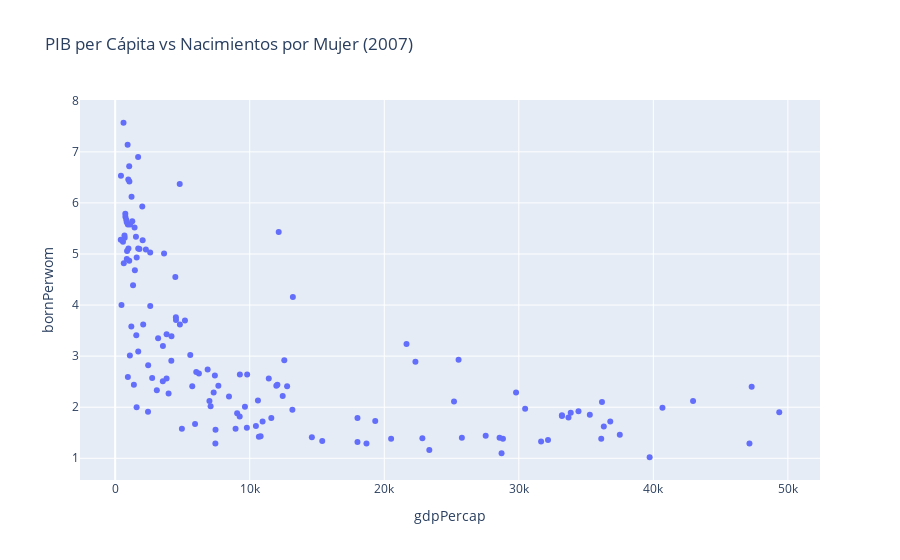

The notebook cell this image was saved under:
### Code cell
# 1. A partir del dataset (A), obtenga un scatterplot que permita visualizar la relación 
# entre PIB per Cápita y Nacimientos por Mujer, en el año 2007

df_gapminder_2007 = df_gapminder[df_gapminder['year'] == 2007]

fig = px.scatter(
    df_gapminder_2007,
    x="gdpPercap", 
    y="bornPerwom", 
    title='PIB per Cápita vs Nacimientos por Mujer (2007)')
fig.show()

### Figure 1 — Plotly figure (JSON) as saved in the notebook; plotly's stock layout.template omitted (floating-point values rounded to 4 significant figures; data arrays with more than 128 entries replaced by an {"elided": "..."} marker saying what was removed)
{"data": [{"hovertemplate": "gdpPercap=%{x}<br>bornPerwom=%{y}<extra></extra>", "legendgroup": "", "marker": {"color": "#636efa", "symbol": "circle"}, "mode": "markers", "name": "", "orientation": "v", "showlegend": false, "type": "scatter", "x": {"elided": "140 float values"}, "xaxis": "x", "y": {"elided": "140 float values"}, "yaxis": "y"}], "layout": {"legend": {"tracegroupgap": 0}, "title": {"text": "PIB per Cápita vs Nacimientos por Mujer (2007)"}, "xaxis": {"anchor": "y", "domain": [0, 1], "title": {"text": "gdpPercap"}}, "yaxis": {"anchor": "x", "domain": [0, 1], "title": {"text": "bornPerwom"}}}}
